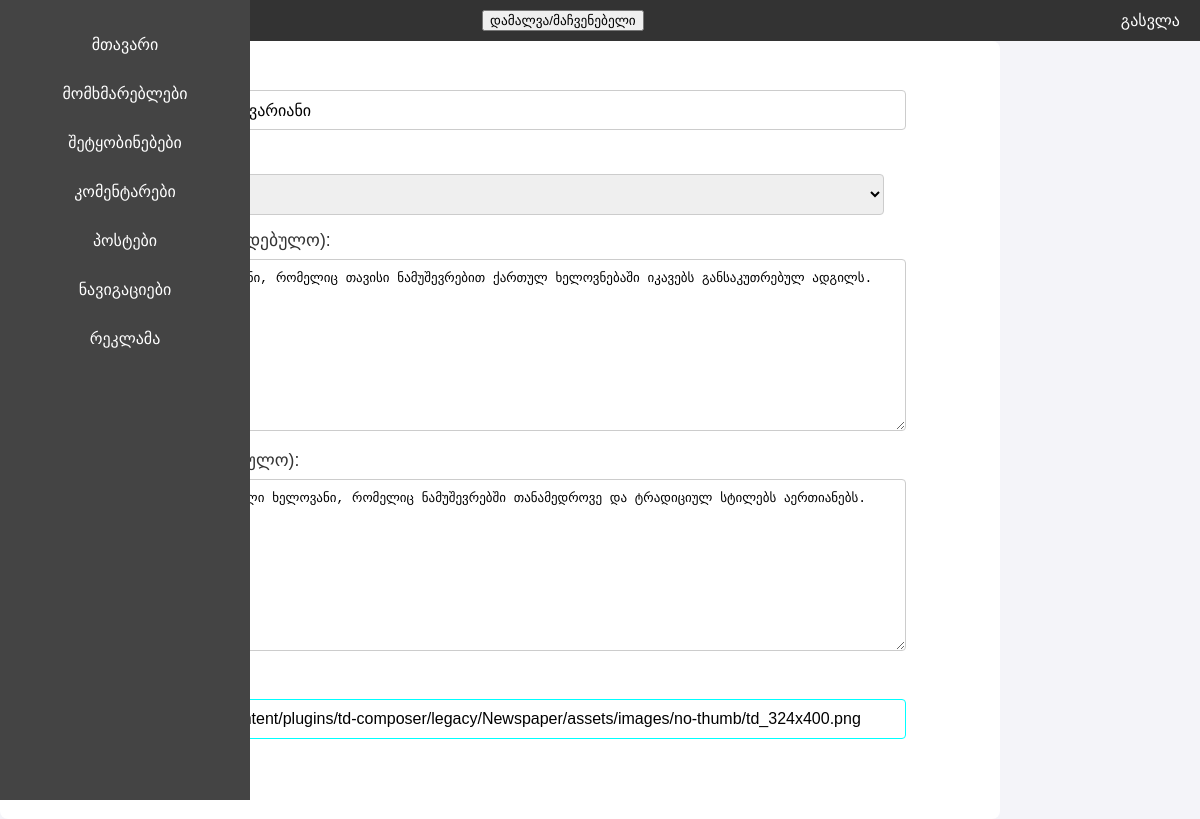
Page /admin/index.php?post_edit=61 (signed in) on the committed database.
### tables this page shows
CREATE TABLE `posts` (
  `id` int(11) NOT NULL,
  `name` varchar(255) NOT NULL,
  `small_description` text NOT NULL,
  `description` text NOT NULL,
  `imgs` text NOT NULL,
  `created_at` timestamp NOT NULL DEFAULT current_timestamp() ON UPDATE current_timestamp(),
  `count` int(255) NOT NULL,
  `navs_id` int(11) NOT NULL,
  `video` text DEFAULT NULL
);

CREATE TABLE `navs` (
  `id` int(11) NOT NULL,
  `name` varchar(30) NOT NULL,
  `navs_description` text NOT NULL
);

### admin/admin_src/post_edit.php (the view, shortened to what this page needs)
<?php
if(isset($_GET['post_edit'])){
    $idforedit = $_GET['post_edit'];
    $postedit = mysqli_fetch_all($connect->query("SELECT name, id, navs_id, imgs, small_description, description, small_description FROM posts WHERE id = '$idforedit'"), MYSQLI_ASSOC);
    $categories = mysqli_fetch_all($connect->query("SELECT id, name FROM navs"), MYSQLI_ASSOC);
}
$updateSuccess = isset($_GET['updated']) && $_GET['updated'] == 'true';
?>
<form action="?post_edit=<?=$idforedit?>" method="POST" class="edit-post-form">
    <label for="name" class="form-label">სათაური:</label>
    <input type="text" id="name" name="name" value="<?=$postedit[0]['name']?>" class="form-input" required>
    <label for="category" class="form-label">კატეგორია:</label>
    <select id="category" name="category" class="form-input" required>
        <?php foreach($categories as $category): ?>
            <option value="<?=$category['id']?>" <?=$category['id'] == $postedit[0]['navs_id'] ? 'selected' : ''?>><?=$category['name']?></option>
        <?php endforeach; ?>
    </select>
    <label for="small_description" class="form-label">მოკლე აღწერა (არასავალდებულო):</label>
    <textarea id="small_description" name="small_description" class="form-textarea"><?=$postedit[0]['small_description']?></textarea>
    <label for="description" class="form-label">სრული აღწერა (სავალდებულო):</label>
    <textarea id="description" name="description" class="form-textarea" required><?=$postedit[0]['description']?></textarea>
    <label for="imgs" class="form-label">სურათის მისამართი:</label>
    <input type="url" id="imgs" name="imgs" class="form-input" value="<?=$postedit[0]['imgs']?>" placeholder="შეიყვანეთ სურათის მისამართი" required>
    <button type="submit" class="form-submit-btn" <?php echo $updateSuccess ? 'style="display:none;"' : ''; ?>>განაახლე პოსტი</button>
</form>

### admin/adminstyle.css (style rules this page uses)
body { font-family: Arial, sans-serif; margin: 0; padding: 0; background-color: #f4f4f9; }
.edit-post-form { width: 80%; max-width: 80%; padding: 20px; background-color: #ffffff; border-radius: 8px; }
.edit-post-form .form-label { display: block; font-size: 1.1em; margin-bottom: 8px; color: #333; }
.edit-post-form .form-input, .edit-post-form .form-textarea { width: 90%; padding: 10px; margin-bottom: 15px; border: 1px solid #ccc; border-radius: 4px; font-size: 1em; }
.edit-post-form .form-input[type="url"] { border-color: aqua; }
.edit-post-form .form-submit-btn { background-color:aqua; color: white; font-size: 1.1em; padding: 12px 20px; border: none; border-radius: 4px; cursor: pointer; transition: background-color 0.3s ease; }
.edit-post-form .form-textarea { min-height: 150px; resize: vertical; }

### rows in the picture
posts: name "თიხის ოსტატი – მარიამ მაჭავარიანი", category "საეკლესიო ხელოვნება", small_description "თიხის ოსტატი მარიამ მაჭავარიანი, რომელიც თავისი ნამუშევრებით ქართულ ხელოვნებაში იკავებს განსაკუთრებულ ადგილს.", description "მარიამ მაჭავარიანი არის ცნობილი ხელოვანი, რომელიც ნამუშევრებში თანამედროვე და ტრადიციულ სტილებს აერთიანებს.", imgs "https://www.ambioni.ge/wp-content/plugins/td-composer/legacy/Newspaper/assets/images/no-thumb/td_324x400.png"
